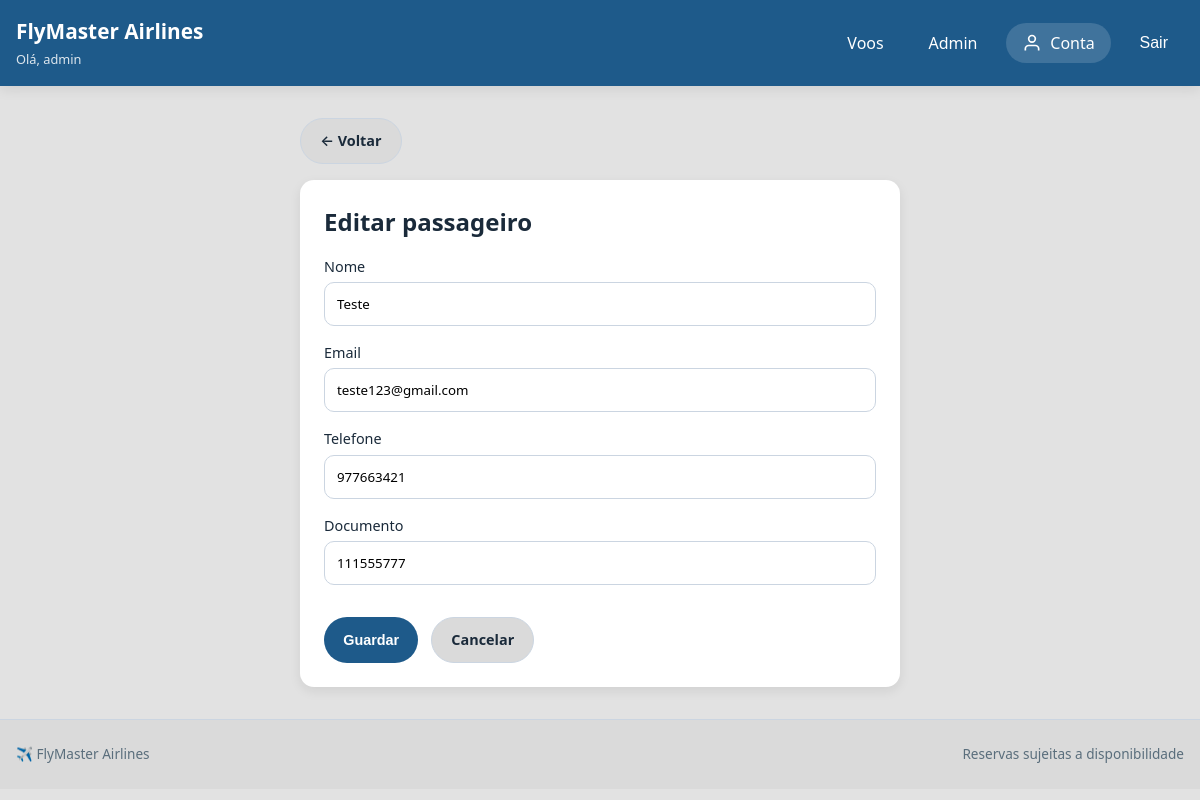
Screenshot of /passageiros/1/editar/ (signed in) with the database file from the repository.
### voos/models.py (models this page shows, shortened)
class Passageiro(models.Model):
    nome         = models.CharField(max_length=100)
    email        = models.EmailField(unique=True)
    telefone     = models.CharField(max_length=15)
    documento    = models.CharField(max_length=20, unique=True)
    data_criacao = models.DateTimeField(auto_now_add=True)

### voos/views.py (the view, shortened to what this page needs)
# urls.py: path('passageiros/<int:pk>/editar/', views.PassageiroUpdateView.as_view(), name='passageiro-update'),
class PassageiroUpdateView(LoginRequiredMixin, UpdateView):
    model         = Passageiro
    form_class    = PassageiroForm
    template_name = 'Voos/passageiro_form.html'
    success_url   = reverse_lazy('voos:passageiro-list')
    login_url     = reverse_lazy('voos:login')

### voos/forms.py
class PassageiroForm(forms.ModelForm):
    class Meta:
        model  = Passageiro
        fields = ['nome', 'email', 'telefone', 'documento']
        widgets = {
            'nome':      forms.TextInput(attrs={'class': 'input', 'placeholder': 'Nome completo'}),
            'email':     forms.EmailInput(attrs={'class': 'input', 'placeholder': 'email@example.com'}),
            'telefone':  forms.TextInput(attrs={'class': 'input', 'placeholder': '+351 XXX XXX XXX'}),
            'documento': forms.TextInput(attrs={'class': 'input', 'placeholder': 'Número do passaporte'}),
        }

### voos/context_processors.py (called while the page is built)
def gestor_status(request):
    is_gestor = (
        request.user.is_authenticated and (
            request.user.is_superuser or
            request.user.groups.filter(name='gestor').exists()
        )
    )
    return {'is_gestor': is_gestor}

### voos/templates/Voos/passageiro_form.html (shortened to what this page needs)
{% extends 'Voos/base.html' %}
{% block content %}
<main class="container" style="max-width:600px; margin-top:2rem;">
    <div class="page-actions" style="margin-bottom:1rem;">
        <a href="{% url 'voos:passageiro-list' %}" class="btn btn-light">← Voltar</a>
    </div>
    <div class="panel">
        <h2>{% if form.instance.pk %}Editar passageiro{% else %}Novo passageiro{% endif %}</h2>
        <form method="post" class="form-grid" style="margin-top:1rem;">
            {% for field in form %}
            <div class="form-group">
                <label for="{{ field.id_for_label }}">{{ field.label }}</label>
                {{ field }}
            </div>
            {% endfor %}
            <div class="form-actions" style="margin-top:1rem;">
                <button type="submit" class="btn btn-primary">Guardar</button>
                <a href="{% url 'voos:passageiro-list' %}" class="btn btn-light">Cancelar</a>
            </div>
        </form>
    </div>
</main>
{% endblock %}

### voos/templates/Voos/base.html (shortened to what this page needs)
{% load static %}
<!DOCTYPE html>
<html lang="pt">
<head>
    <link rel="stylesheet" href="{% static 'css/style.css' %}">
</head>
<body>
    <header class="site-header">
        <div class="container topbar">
            <a href="{% url 'voos:index' %}" class="brand" style="text-decoration:none; color:white;">
                <span class="brand-title">FlyMaster Airlines</span>
                <span class="brand-subtitle">
                    {% if user.is_authenticated %}Olá, {{ user.username }}{% else %}Reserve o seu próximo voo{% endif %}
                </span>
            </a>
            <nav class="main-nav">
                <a href="{% url 'voos:flights' %}">Voos</a>
                {% if user.is_authenticated %}
                    {% if is_gestor %}
                        <a href="{% url 'voos:admin-panel' %}">Admin</a>
                    {% endif %}
                    <a href="{% url 'voos:account' %}" class="account-icon">
                        <svg width="20" height="20" viewBox="0 0 24 24" fill="none" stroke="currentColor" stroke-width="2">
                            <path d="M20 21v-2a4 4 0 0 0-4-4H8a4 4 0 0 0-4 4v2"/>
                            <circle cx="12" cy="7" r="4"/>
                        </svg>
                        <span>Conta</span>
                    </a>
                    <form method="post" action="{% url 'voos:logout' %}" style="display:inline; margin:0;">
                        <button type="submit" style="background:none; border:none; color:white; cursor:pointer; font-size:inherit; padding:0.5rem 1rem;">Sair</button>
                    </form>
                {% endif %}
            </nav>
        </div>
    </header>
    {% block content %}{% endblock %}
    <footer class="site-footer">
        <div class="container footer-inner">
            <span>✈️ FlyMaster Airlines</span>
            <span>{% block footer_text %}Reservas sujeitas a disponibilidade{% endblock %}</span>
        </div>
    </footer>
</body>
</html>

### static/css/style.css (style rules this page uses)
:root { --bg: #e2e2e2; --surface: #ffffff; --surface-alt: #dadada; --text: #1a2a3a; --muted: #5a6e7c; --primary: #1e5a8a; --primary-hover: #144a6e; --accent: #2c7cb6; --accent-hover: #23689b; --success-bg: #e3f2fd; --success-text: #0d5b8a; --warning-bg: #fff3e0; --warning-text: #b85c00; --info-bg: #e8f0fe; --info-text: #1e5a8a; --border: #cbd5e1; --shadow: 0 4px 12px rgba(0, 0, 0, 0.08); --radius: 14px; --radius-sm: 10px; --max-width: 1200px; }
* { box-sizing: border-box; margin: 0; padding: 0; }
body { font-family: 'Segoe UI', system-ui, -apple-system, sans-serif; background: var(--bg); color: var(--text); line-height: 1.5; }
.container { width: min(100% - 2rem, var(--max-width)); margin: 0 auto; }
.site-header { background: var(--primary); color: white; position: sticky; top: 0; z-index: 100; box-shadow: var(--shadow); }
.topbar { display: flex; justify-content: space-between; align-items: center; padding: 1rem 0; flex-wrap: wrap; gap: 1rem; }
.brand { display: flex; flex-direction: column; gap: 0.2rem; }
.brand-title { font-size: 1.3rem; font-weight: 700; }
.brand-subtitle { font-size: 0.8rem; opacity: 0.85; }
.main-nav { display: flex; gap: 0.8rem; align-items: center; flex-wrap: wrap; }
.main-nav a, .nav-pill { color: white; padding: 0.5rem 1rem; border-radius: 40px; text-decoration: none; transition: background 0.2s; }
.account-icon { display: flex; align-items: center; gap: 0.5rem; background: rgba(255, 255, 255, 0.15); padding: 0.5rem 1rem; border-radius: 40px; color: white; text-decoration: none; transition: background 0.2s; }
.form-group { display: flex; flex-direction: column; gap: 0.3rem; }
.form-group label { font-weight: 500; font-size: 0.9rem; }
.input, .select, .textarea { width: 100%; padding: 0.75rem; border: 1px solid var(--border); border-radius: var(--radius-sm); font-family: inherit; }
.btn { display: inline-flex; align-items: center; justify-content: center; gap: 0.5rem; padding: 0.7rem 1.2rem; border: none; border-radius: 40px; font-weight: 600; cursor: pointer; transition: all 0.2s; text-decoration: none; font-size: 0.9rem; }
.btn-primary { background: var(--primary); color: white; }
.btn-light { background: var(--surface-alt); color: var(--text); border: 1px solid var(--border); }
.panel { background: var(--surface); border-radius: var(--radius); padding: 1.5rem; box-shadow: var(--shadow); }
.panel h2, .panel h3 { margin-bottom: 1rem; }
.form-grid { display: flex; flex-direction: column; gap: 1rem; }
.form-actions { display: flex; gap: 0.8rem; margin-top: 0.5rem; }
.page-actions { display: flex; gap: 0.8rem; margin-bottom: 1rem; }
.site-footer { background: var(--surface-alt); border-top: 1px solid var(--border); margin-top: 2rem; }
.footer-inner { padding: 1.5rem 0; display: flex; justify-content: space-between; align-items: center; flex-wrap: wrap; gap: 1rem; color: var(--muted); font-size: 0.85rem; }

### rows the page displays
Passageiro: form "Teste" "teste123@gmail.com" "977663421" "111555777"

### other values shown
{{ user.username }} "admin"
{{ field.label }} "Nome" "Email" "Telefone" "Documento"
